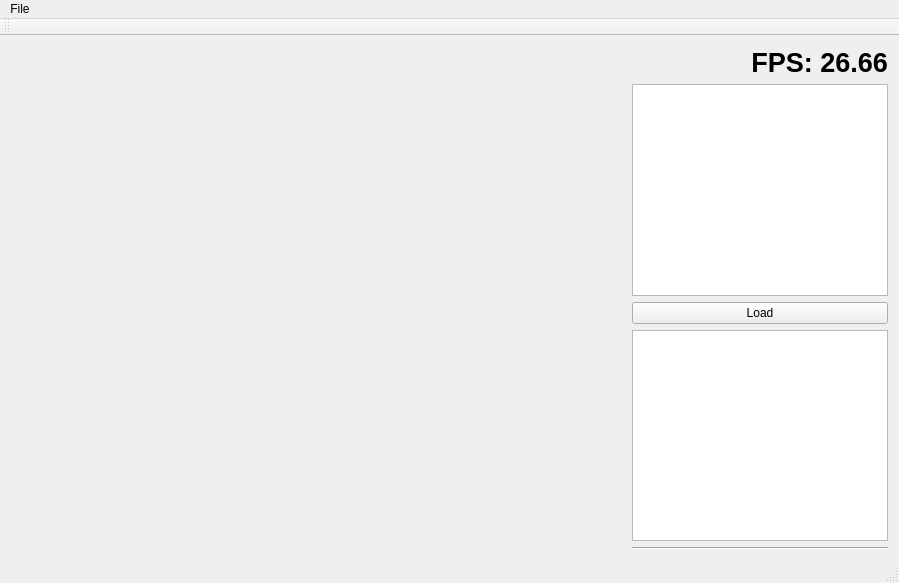
<?xml version="1.0" encoding="UTF-8"?>
<ui version="4.0">
 <class>MainWindow</class>
 <widget class="QMainWindow" name="MainWindow">
  <property name="geometry">
   <rect>
    <x>0</x>
    <y>0</y>
    <width>899</width>
    <height>583</height>
   </rect>
  </property>
  <property name="sizePolicy">
   <sizepolicy hsizetype="Minimum" vsizetype="Preferred">
    <horstretch>0</horstretch>
    <verstretch>0</verstretch>
   </sizepolicy>
  </property>
  <property name="windowTitle">
   <string>MainWindow</string>
  </property>
  <widget class="QWidget" name="centralWidget">
   <layout class="QHBoxLayout" name="horizontalLayout">
    <item>
     <widget class="OpenGLView" name="oglview" native="true">
      <property name="sizePolicy">
       <sizepolicy hsizetype="Expanding" vsizetype="Preferred">
        <horstretch>0</horstretch>
        <verstretch>0</verstretch>
       </sizepolicy>
      </property>
      <property name="palette">
       <palette>
        <active>
         <colorrole role="Text">
          <brush brushstyle="SolidPattern">
           <color alpha="255">
            <red>182</red>
            <green>173</green>
            <blue>0</blue>
           </color>
          </brush>
         </colorrole>
         <colorrole role="HighlightedText">
          <brush brushstyle="SolidPattern">
           <color alpha="255">
            <red>151</red>
            <green>137</green>
            <blue>0</blue>
           </color>
          </brush>
         </colorrole>
         <colorrole role="ToolTipText">
          <brush brushstyle="SolidPattern">
           <color alpha="255">
            <red>180</red>
            <green>168</green>
            <blue>0</blue>
           </color>
          </brush>
         </colorrole>
        </active>
        <inactive>
         <colorrole role="Text">
          <brush brushstyle="SolidPattern">
           <color alpha="255">
            <red>182</red>
            <green>173</green>
            <blue>0</blue>
           </color>
          </brush>
         </colorrole>
         <colorrole role="HighlightedText">
          <brush brushstyle="SolidPattern">
           <color alpha="255">
            <red>151</red>
            <green>137</green>
            <blue>0</blue>
           </color>
          </brush>
         </colorrole>
         <colorrole role="ToolTipText">
          <brush brushstyle="SolidPattern">
           <color alpha="255">
            <red>180</red>
            <green>168</green>
            <blue>0</blue>
           </color>
          </brush>
         </colorrole>
        </inactive>
        <disabled>
         <colorrole role="Text">
          <brush brushstyle="SolidPattern">
           <color alpha="255">
            <red>127</red>
            <green>127</green>
            <blue>127</blue>
           </color>
          </brush>
         </colorrole>
         <colorrole role="HighlightedText">
          <brush brushstyle="SolidPattern">
           <color alpha="255">
            <red>151</red>
            <green>137</green>
            <blue>0</blue>
           </color>
          </brush>
         </colorrole>
         <colorrole role="ToolTipText">
          <brush brushstyle="SolidPattern">
           <color alpha="255">
            <red>180</red>
            <green>168</green>
            <blue>0</blue>
           </color>
          </brush>
         </colorrole>
        </disabled>
       </palette>
      </property>
      <property name="font">
       <font>
        <kerning>true</kerning>
       </font>
      </property>
     </widget>
    </item>
    <item>
     <layout class="QVBoxLayout" name="verticalLayout">
      <item>
       <widget class="QLabel" name="fpslabel">
        <property name="sizePolicy">
         <sizepolicy hsizetype="Minimum" vsizetype="Preferred">
          <horstretch>0</horstretch>
          <verstretch>0</verstretch>
         </sizepolicy>
        </property>
        <property name="palette">
         <palette>
          <active>
           <colorrole role="Text">
            <brush brushstyle="SolidPattern">
             <color alpha="255">
              <red>166</red>
              <green>153</green>
              <blue>0</blue>
             </color>
            </brush>
           </colorrole>
          </active>
          <inactive>
           <colorrole role="Text">
            <brush brushstyle="SolidPattern">
             <color alpha="255">
              <red>166</red>
              <green>153</green>
              <blue>0</blue>
             </color>
            </brush>
           </colorrole>
          </inactive>
          <disabled>
           <colorrole role="Text">
            <brush brushstyle="SolidPattern">
             <color alpha="255">
              <red>127</red>
              <green>127</green>
              <blue>127</blue>
             </color>
            </brush>
           </colorrole>
          </disabled>
         </palette>
        </property>
        <property name="font">
         <font>
          <pointsize>20</pointsize>
          <weight>75</weight>
          <bold>true</bold>
         </font>
        </property>
        <property name="text">
         <string>FPS: 26.66</string>
        </property>
        <property name="alignment">
         <set>Qt::AlignRight|Qt::AlignTrailing|Qt::AlignVCenter</set>
        </property>
       </widget>
      </item>
      <item>
       <widget class="QListWidget" name="objectList">
        <property name="sizePolicy">
         <sizepolicy hsizetype="Minimum" vsizetype="Expanding">
          <horstretch>0</horstretch>
          <verstretch>0</verstretch>
         </sizepolicy>
        </property>
        <property name="alternatingRowColors">
         <bool>true</bool>
        </property>
       </widget>
      </item>
      <item>
       <widget class="QPushButton" name="loadButton">
        <property name="sizePolicy">
         <sizepolicy hsizetype="Minimum" vsizetype="Fixed">
          <horstretch>0</horstretch>
          <verstretch>0</verstretch>
         </sizepolicy>
        </property>
        <property name="text">
         <string>Load</string>
        </property>
       </widget>
      </item>
      <item>
       <widget class="DragSensitiveListWidget" name="shaderList">
        <property name="sizePolicy">
         <sizepolicy hsizetype="Minimum" vsizetype="Expanding">
          <horstretch>0</horstretch>
          <verstretch>0</verstretch>
         </sizepolicy>
        </property>
        <property name="dragEnabled">
         <bool>true</bool>
        </property>
        <property name="dragDropMode">
         <enum>QAbstractItemView::InternalMove</enum>
        </property>
        <property name="alternatingRowColors">
         <bool>true</bool>
        </property>
       </widget>
      </item>
      <item>
       <widget class="Line" name="line">
        <property name="orientation">
         <enum>Qt::Horizontal</enum>
        </property>
       </widget>
      </item>
     </layout>
    </item>
   </layout>
  </widget>
  <widget class="QStatusBar" name="statusBar"/>
  <widget class="QToolBar" name="mainToolBar">
   <attribute name="toolBarArea">
    <enum>TopToolBarArea</enum>
   </attribute>
   <attribute name="toolBarBreak">
    <bool>false</bool>
   </attribute>
  </widget>
  <widget class="QMenuBar" name="menuBar">
   <property name="geometry">
    <rect>
     <x>0</x>
     <y>0</y>
     <width>899</width>
     <height>22</height>
    </rect>
   </property>
   <widget class="QMenu" name="menuShader_Engine">
    <property name="title">
     <string>File</string>
    </property>
    <addaction name="actionLoad_Model"/>
    <addaction name="separator"/>
    <addaction name="actionExit"/>
   </widget>
   <addaction name="menuShader_Engine"/>
  </widget>
  <action name="actionLoad_Model">
   <property name="text">
    <string>Load Model</string>
   </property>
  </action>
  <action name="actionExit">
   <property name="text">
    <string>Exit</string>
   </property>
  </action>
 </widget>
 <layoutdefault spacing="6" margin="11"/>
 <customwidgets>
  <customwidget>
   <class>OpenGLView</class>
   <extends>QWidget</extends>
   <header>openglview.h</header>
   <container>1</container>
  </customwidget>
  <customwidget>
   <class>DragSensitiveListWidget</class>
   <extends>QListWidget</extends>
   <header>dragsensitivelistwidget.h</header>
   <slots>
    <signal>itemDropped()</signal>
   </slots>
  </customwidget>
 </customwidgets>
 <resources/>
 <connections>
  <connection>
   <sender>loadButton</sender>
   <signal>clicked()</signal>
   <receiver>MainWindow</receiver>
   <slot>openFile()</slot>
   <hints>
    <hint type="sourcelabel">
     <x>600</x>
     <y>389</y>
    </hint>
    <hint type="destinationlabel">
     <x>373</x>
     <y>222</y>
    </hint>
   </hints>
  </connection>
  <connection>
   <sender>shaderList</sender>
   <signal>itemChanged(QListWidgetItem*)</signal>
   <receiver>MainWindow</receiver>
   <slot>shadersChanged(QListWidgetItem*)</slot>
   <hints>
    <hint type="sourcelabel">
     <x>752</x>
     <y>423</y>
    </hint>
    <hint type="destinationlabel">
     <x>449</x>
     <y>291</y>
    </hint>
   </hints>
  </connection>
 </connections>
 <slots>
  <slot>openFile()</slot>
  <slot>shadersChanged(QListWidgetItem*)</slot>
  <slot>shadersOrdered()</slot>
 </slots>
</ui>
